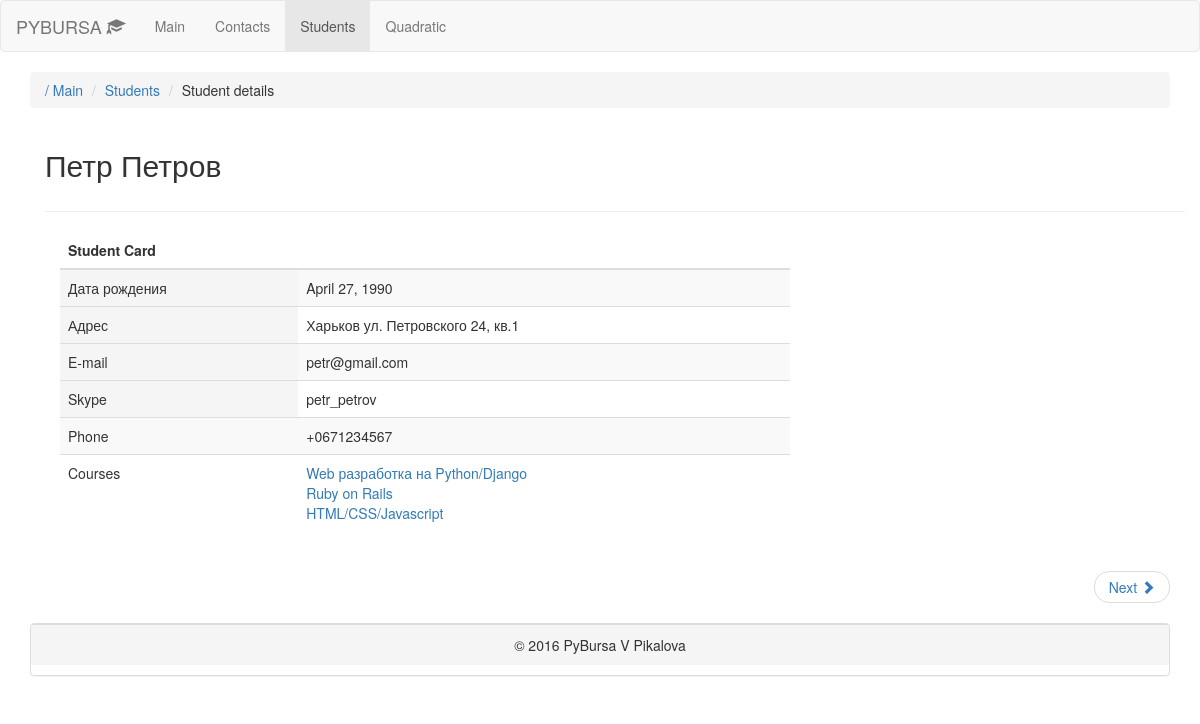
The app's page /students/1/ with its own data.
### students/models.py (models this page shows, shortened)
class Student(models.Model):
	name = models.CharField(max_length=255)
	surname = models.CharField(max_length=255)
	date_of_birth = models.DateField()
	email = models.EmailField()
	phone = models.CharField(max_length=15)
	address = models.CharField(max_length=255)
	skype = models.CharField(max_length=128)
	courses = models.ManyToManyField(Course)

### courses/models.py (models this page shows, shortened)
class Course(models.Model):
	name = models.CharField(max_length=255)
	short_description = models.CharField(max_length=255)
	description = models.TextField(max_length=255)
	coach = models.ForeignKey(Coach, null = True, blank = True, related_name='coach_courses')
	assistant = models.ForeignKey(Coach, null = True, blank = True, related_name='assistant_courses')

### students/views.py (the view)
# urls.py: url(r'^(?P<coach_id>\d+)/', views.detail, name='detail'),
def detail(request, student_id):
    student = Student.objects.get(id=student_id)
    return render(request, 'students/detail.html', {'student': student})

### templates/students/detail.html (shortened to what this page needs)
{% load staticfiles %}
<!DOCTYPE html>
<html>
<head>
	<link href="{% static 'css/bootstrap.min.css' %}" rel="stylesheet">
	<link href="{% static 'css/style.css' %}" rel="stylesheet">
</head>
<body>
<nav class="navbar navbar-default">
  <div class="container-fluid">
    <div class="navbar-header">
      <a class="navbar-brand" href="{% url 'index' %}">PYBURSA <span class="glyphicon glyphicon-education"></span></a>
    </div>
    <ul class="nav navbar-nav">
      <li><a href="{% url 'index' %}">Main</a></li>
      <li><a href="{% url 'contact' %}">Contacts</a></li>
      <li  class="active"><a href="{% url 'students:list_view' %}">Students</a></li>
      <li><a href="{% url 'results'  %}">Quadratic</a></li>
    </ul>
  </div>
</nav>
    <div class="container">
 <ol class="breadcrumb">
        <li><a href="{% url 'index' %}"><span>/ Main</span></a></li>
        <li><a href="{% url 'students:list_view' %}"><span>Students </span></a></li>
        <li><span>Student details</span></a></li>
    </ol>
    <div class="container">
        <div class="row">
            <div class="col-lg-4 col-md-4 col-sm-6 col-xs-12">
                <h2>{{ student.name }} {{ student.surname}}</h2></div>
        </div>
        <hr>
        <div class="col-md-8">
            <div class="row">
                <div class="col-md-12">
                    <div class="table-responsive">
                        <table class="table table-striped table-hover">
                            <thead class="headtable">
                                <tr>
                                    <th colspan="2">Student Card</th>
                                </tr>
                            </thead>
                            <tbody>
                                <tr>
                                    <td class="active">Дата рождения</td>
                                    <td>{{ student.date_of_birth }}</td>
                                </tr>
                                <tr>
                                    <td class="active">Адрес</td>
                                    <td>{{ student.address }}</td>
                                </tr>
                                <tr>
                                    <td class="active">E-mail </td>
                                    <td>{{ student.email }}</td>
                                </tr>
                                <tr>
                                    <td class="active">Skype </td>
                                    <td>{{ student.skype }}</td>
                                </tr>
                                <tr>
                                    <td>Phone</td>
                                    <td>{{ student.phone }}</td>
                                </tr>
                                <tr>
                                    <td>Courses</td>
                                    <td> {% for course in student.courses.all %}
                                          <a href={% url 'courses:detail' course.id %}>{{ course.name }}<br></a>
                                    {% endfor %}
                                    </td>
                                </tr>
                            </tbody>
                        </table>
                    </div>
                </div>
            </div>
        </div>
    </div>
</div>
    <div class="container">
    <ul class="pager">
        <li class="next"><a href="{% url 'contact' %}">Next <span class="glyphicon glyphicon-chevron-right"></span></a></li>
   </ul>
    <div>
    	<div class="panel panel-default text-center">
            <p class="panel-footer"> © 2016 PyBursa V Pikalova </p>
        </div>
    </div>
    </div>
   </body>
</html>

### records on screen
Student: name "Петр", surname "Петров", date_of_birth "April 27, 1990", address "Харьков ул. Петровского 24, кв.1", email "petr@gmail.com", skype "petr_petrov", phone "+0671234567"
Course: name "Web разработка на Python/Django"
Course: name "Ruby on Rails"
Course: name "HTML/CSS/Javascript"
